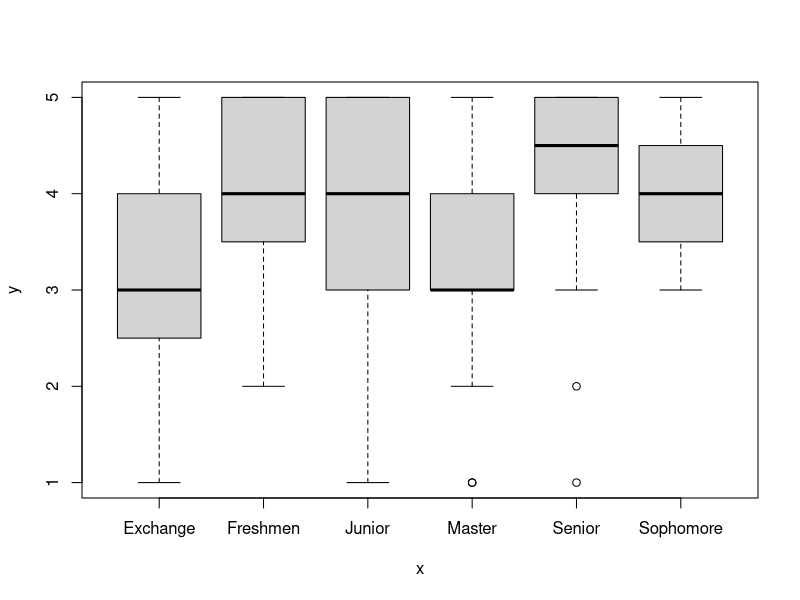
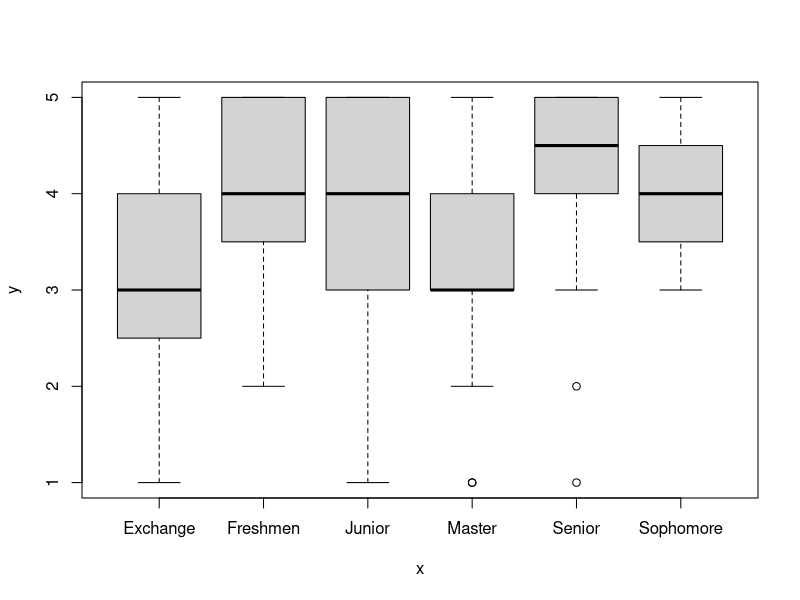

These figures' R source, in order:
sport_data <- read.csv("Sport Data.csv", header = TRUE)
sport_data
View(sport_data)

year <- c(rep('Freshmen', 20), rep('Sophomore', 20), rep('Junior', 20),
                                      rep('Senior', 20), rep('Master', 20), rep('Exchange', 20))
year
reasons <- c(sport_data$Freshmen, sport_data$Sophomore, sport_data$Junior, sport_data$Senior, sport_data$Master, sport_data$Exchange)
reasons
my_data <- data.frame(year, reasons)
View(my_data)

plot(factor(year), reasons)




png(filename = "pie chart.png", width=804, height=491, unit="px", bg="transparent")
plot(factor(year), reasons)
dev.off()
